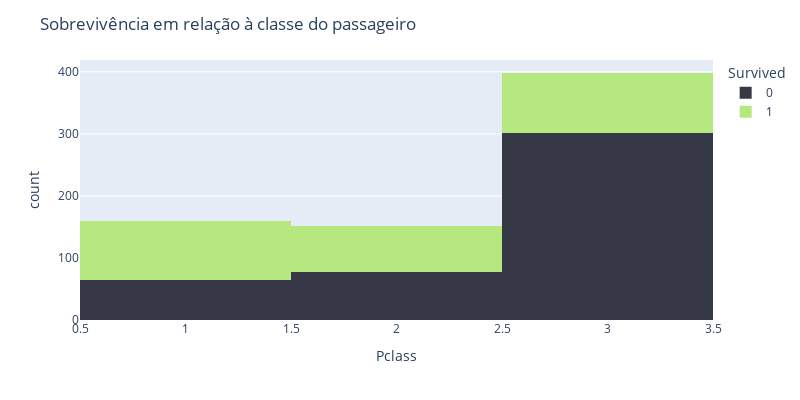

The notebook cell saved with this chart:
### Markdown cell above
#### Classe do passageiro

### Code cell
fig = px.histogram(train, x="Pclass", color="Survived", color_discrete_sequence=["#363945", "#B6E880"])
fig.update_layout(height=400, width=800, title_text="Sobrevivência em relação à classe do passageiro")
fig.show()

### Figure 1 — Plotly figure (JSON) as saved in the notebook; plotly's stock layout.template omitted (floating-point values rounded to 4 significant figures; data arrays with more than 128 entries replaced by an {"elided": "..."} marker saying what was removed)
{"data": [{"alignmentgroup": "True", "bingroup": "x", "hovertemplate": "Survived=0<br>Pclass=%{x}<br>count=%{y}<extra></extra>", "legendgroup": "0", "marker": {"color": "#363945", "pattern": {"shape": ""}}, "name": "0", "offsetgroup": "0", "orientation": "v", "showlegend": true, "type": "histogram", "x": {"elided": "444 int values"}, "xaxis": "x", "yaxis": "y"}, {"alignmentgroup": "True", "bingroup": "x", "hovertemplate": "Survived=1<br>Pclass=%{x}<br>count=%{y}<extra></extra>", "legendgroup": "1", "marker": {"color": "#B6E880", "pattern": {"shape": ""}}, "name": "1", "offsetgroup": "1", "orientation": "v", "showlegend": true, "type": "histogram", "x": {"elided": "265 int values"}, "xaxis": "x", "yaxis": "y"}], "layout": {"barmode": "relative", "height": 400, "legend": {"title": {"text": "Survived"}, "tracegroupgap": 0}, "margin": {"t": 60}, "title": {"text": "Sobrevivência em relação à classe do passageiro"}, "width": 800, "xaxis": {"anchor": "y", "domain": [0, 1], "title": {"text": "Pclass"}}, "yaxis": {"anchor": "x", "domain": [0, 1], "title": {"text": "count"}}}}
